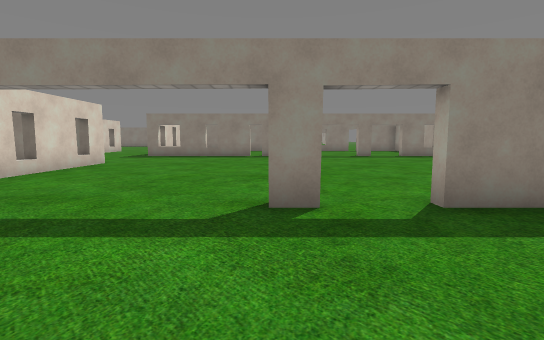
view 1 (above)

24 first-person views from a walk through a scene from a Unity 3-D project. The camera is 1.5 m above the floor, tilts 6° down and sees 85° across. The floor is counted in squares, 1.8 m on a side. Each view is taken from the middle of a square. On the plan, view 1 faces up. The plan holds only what a view shows up to about 11 squares ahead; the rest is blank. The place goes on beyond the plan. The player character is not drawn. Some surface patterns are stand-ins.

view 2
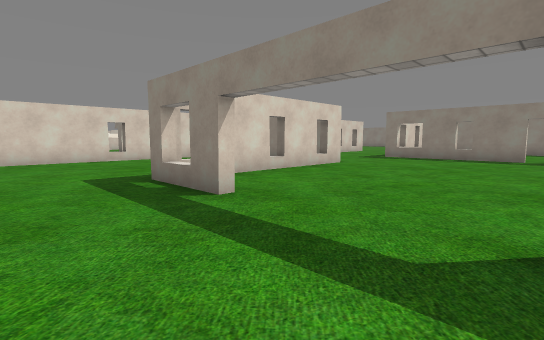

view 3
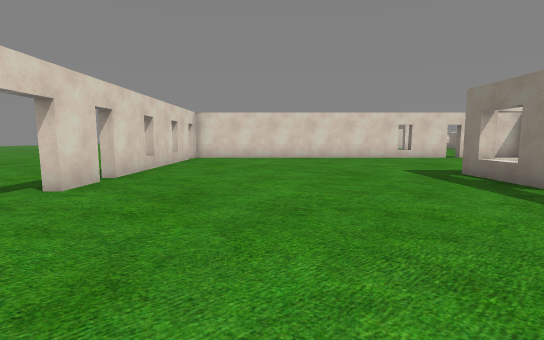

view 4
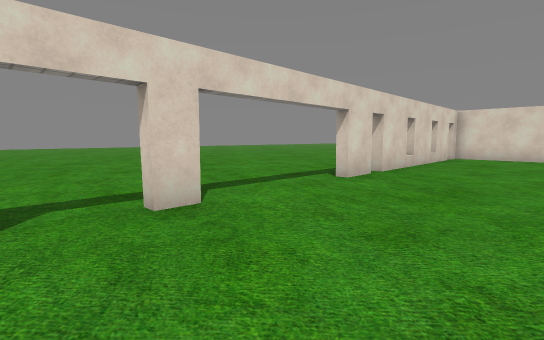

view 5
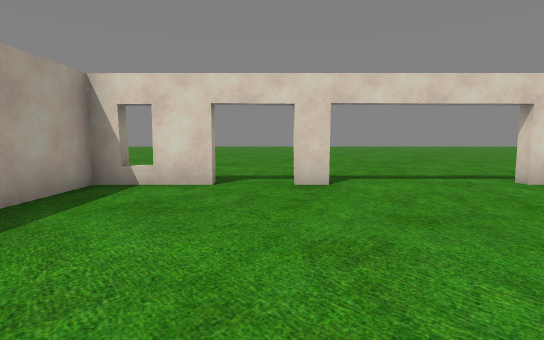

view 6
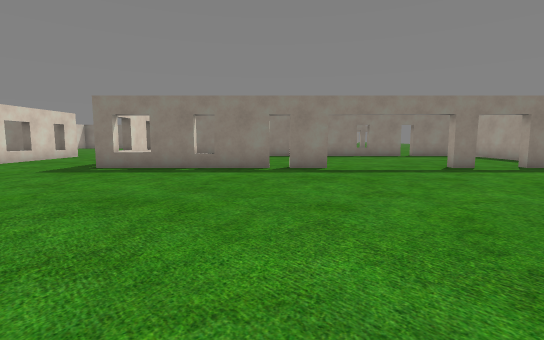

view 7
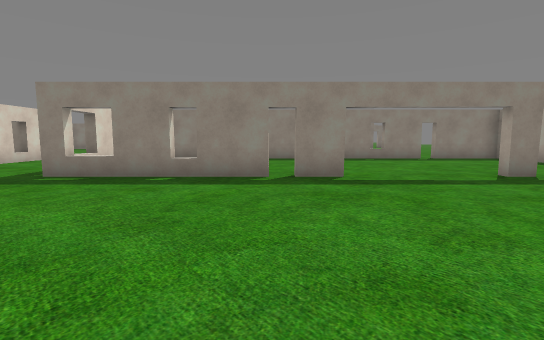

view 8
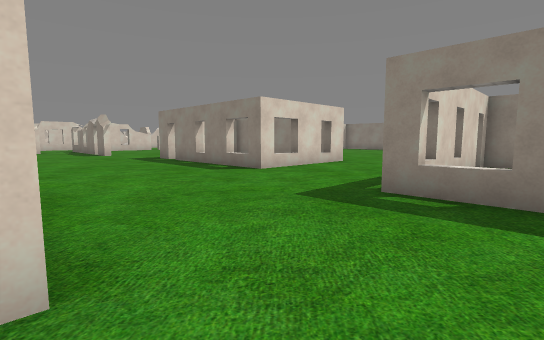

view 9
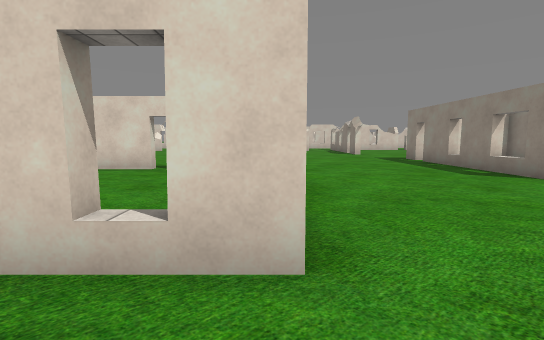

view 10
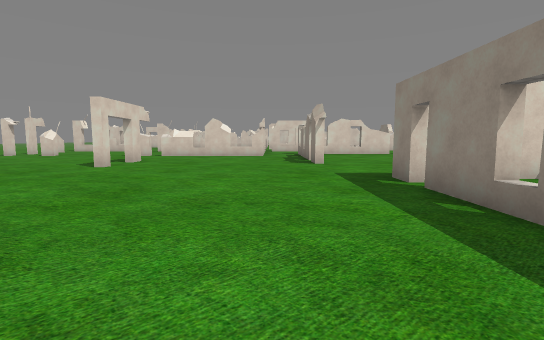

view 11
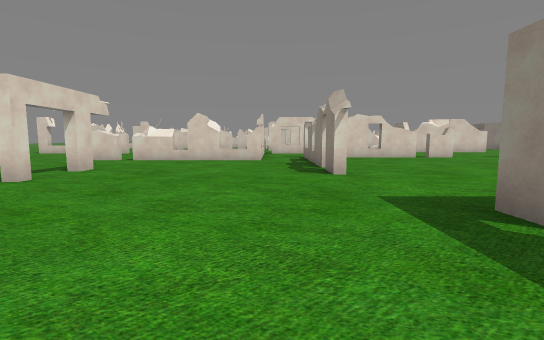

view 12
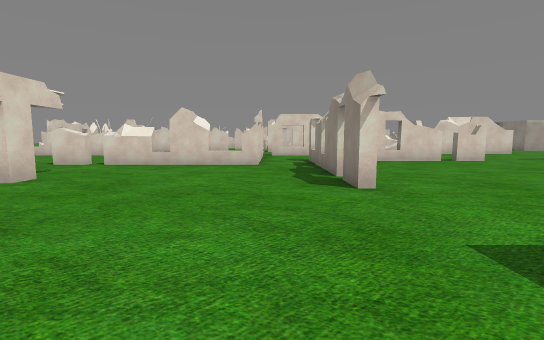

view 13
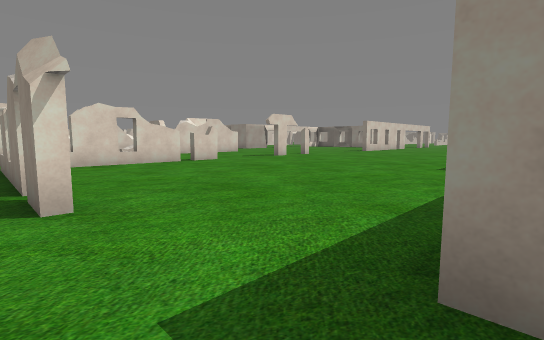

view 14
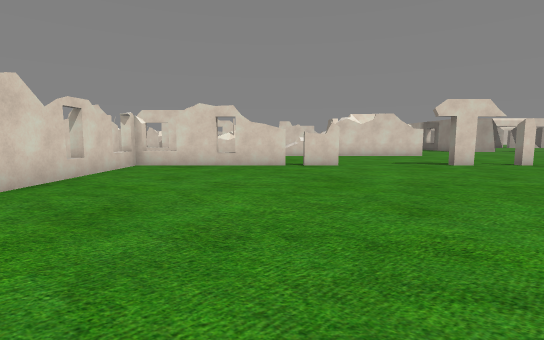

view 15
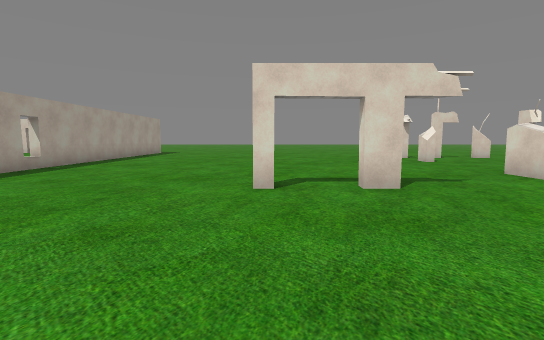

view 16
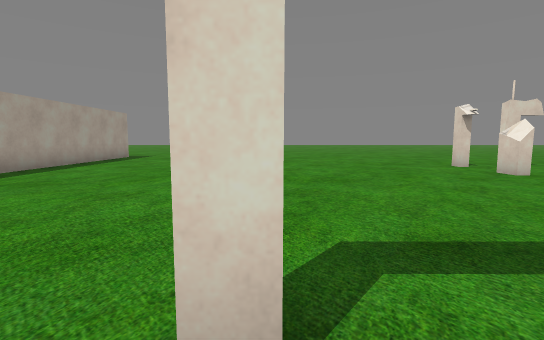

view 17
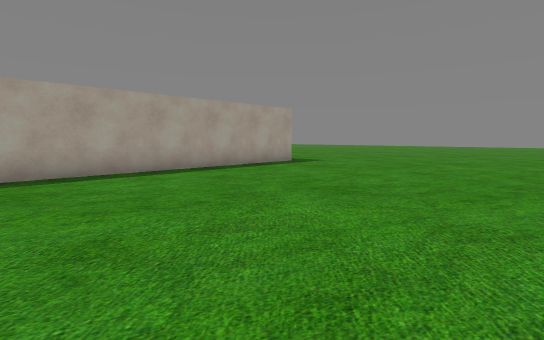

view 18
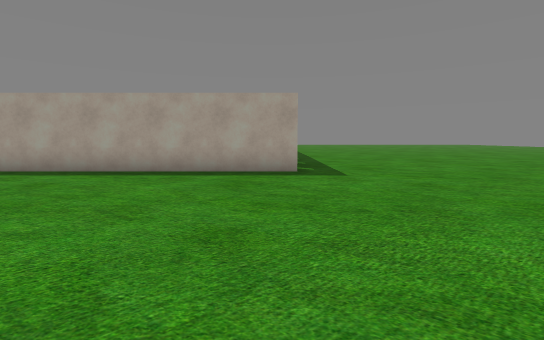

view 19
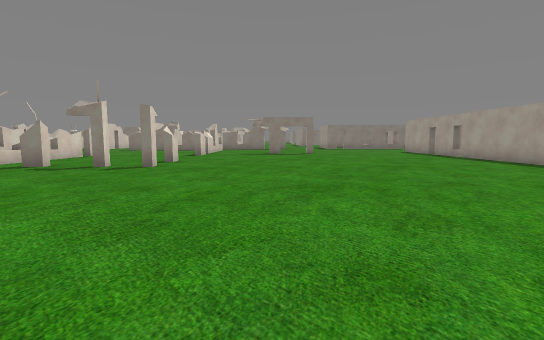

view 20
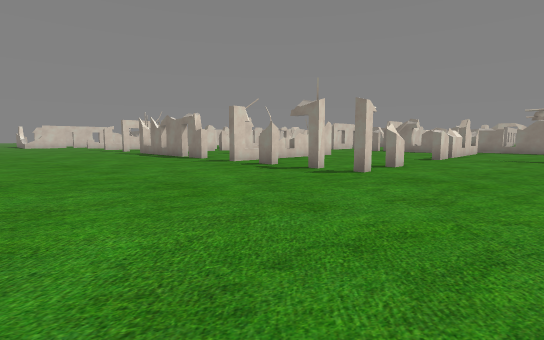

view 21
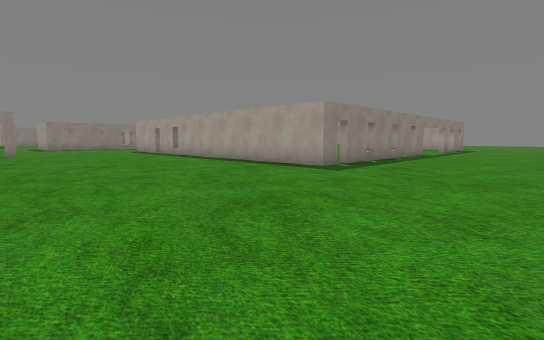

view 22
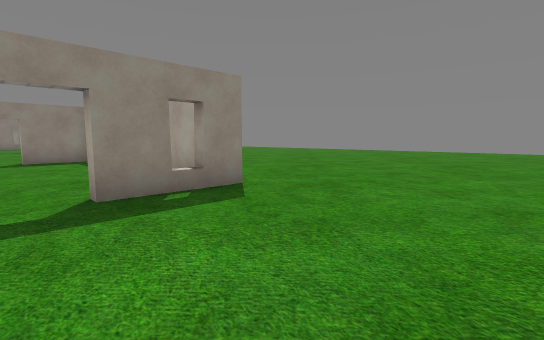

view 23
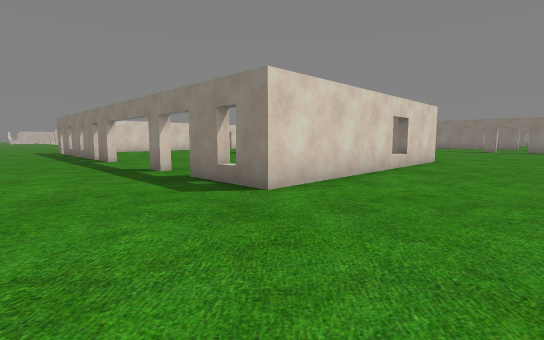

view 24
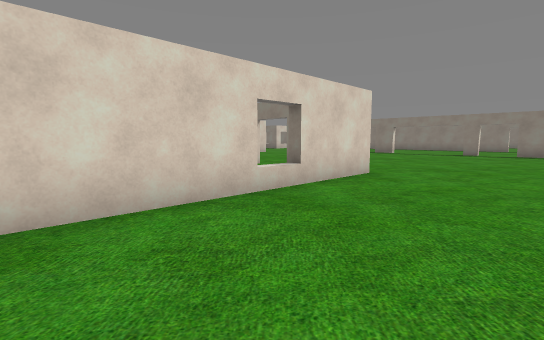

### Floor plan
Key: @ floor where view 1 was taken; # wall or solid block; x gap in a wall; . floor; ^ raised ledge.
Columns run from 28 left of view 1 to 8 right of it. Each row starts with its distance up from view 1.
 27  #.
 26  ....
 25 .#....  ..
 24 ..........
 23 ...........
 22 ...........
 21  #.........           ##
 20  #.........       #.  x
 19  #..........#     #.. #       .....
 18  #..........#     #.. #    .. .....
 17  #..........#     ^...#    .........
 16  ##.........#x#x#^#...#    .........
 15   ^#..................#^###x#......#
 14   .######..........................
 13   .................................
 12  ##^..............................
 11    #..............................
 10    #............   ####.............
  9    #...........     . x.............
  8    #...#.#.....   ... #.............
  7    x................. x..............
  6    #............#..   #..............
  5   ..............x.... ^..............
  4   ..............#.....#^#...#..##....
  3  ...............#...............#....
  2 ...#............#...............#....
  1 ................# ..............#....
  0 #.#.............# ..........@...#....
 -1 ................# ..............#....
 -2 ................#...............#....
 -3 ................#...............#....
 -4 ................#...............#....
 -5 ................#x#x#x#.#...#..x#....
 -6 ....................  ...............
 -7 .....................................
 -8       ...............................
 -9        ..............................
-10         ............ ...........

Where each view was taken, in squares from view 1:
view 1: 0 up, 0 right, facing up
view 2: 1 up, 0 right, facing up-left
view 3: 1 down, 1 right, facing left
view 4: 1 down, 2 right, facing down-left
view 5: 1 up, 1 right, facing down
view 6: 6 up, 1 left, facing up
view 7: 8 up, 1 left, facing up
view 8: 10 up, 4 left, facing up-left
view 9: 10 up, 4 left, facing left
view 10: 13 up, 10 left, facing left
view 11: 13 up, 13 left, facing left
view 12: 13 up, 15 left, facing left
view 13: 14 up, 16 left, facing up-left
view 14: 19 up, 17 left, facing left
view 15: 13 up, 19 left, facing down
view 16: 9 up, 19 left, facing down
view 17: 4 up, 20 left, facing down-right
view 18: 4 down, 20 left, facing right
view 19: 9 down, 21 left, facing up
view 20: 7 down, 21 left, facing up-left
view 21: 10 down, 20 left, facing up-right
view 22: 9 down, 1 right, facing up-right
view 23: 8 down, 8 right, facing up-left
view 24: 3 down, 8 right, facing up-left
